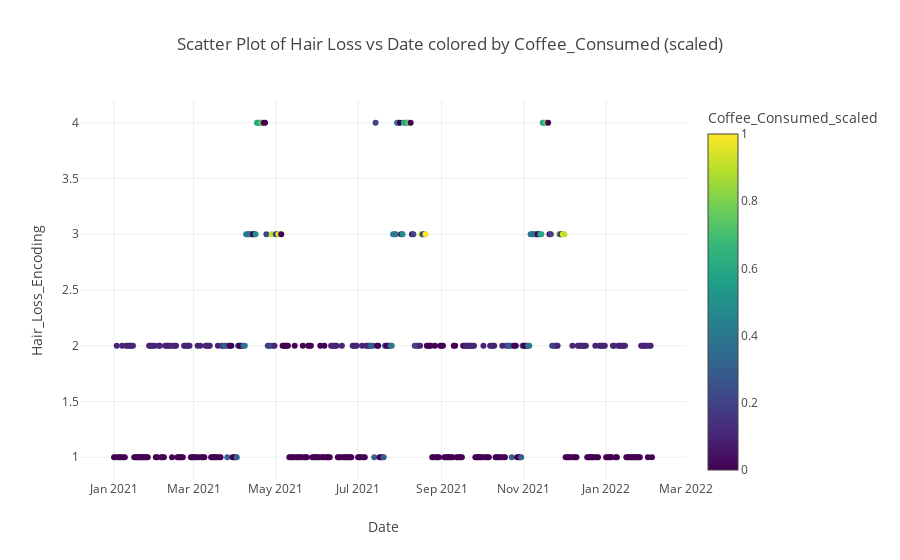
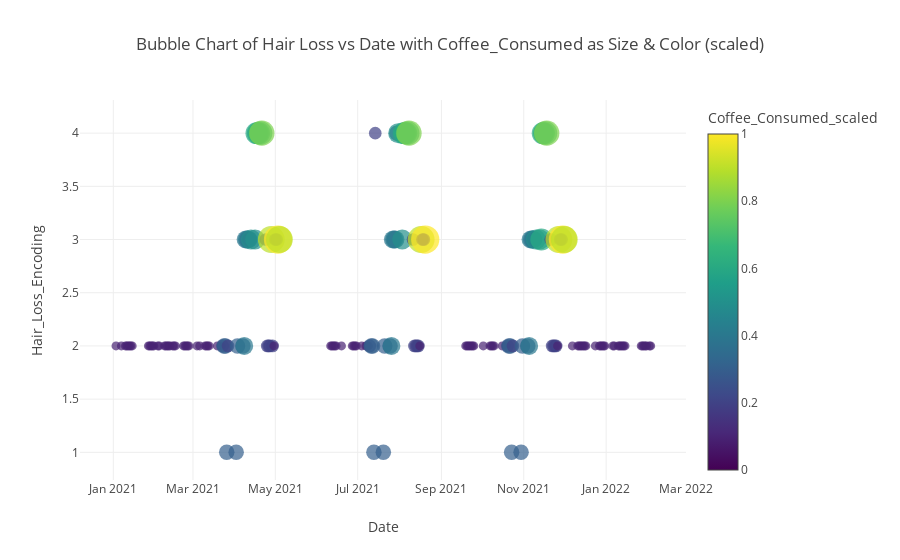
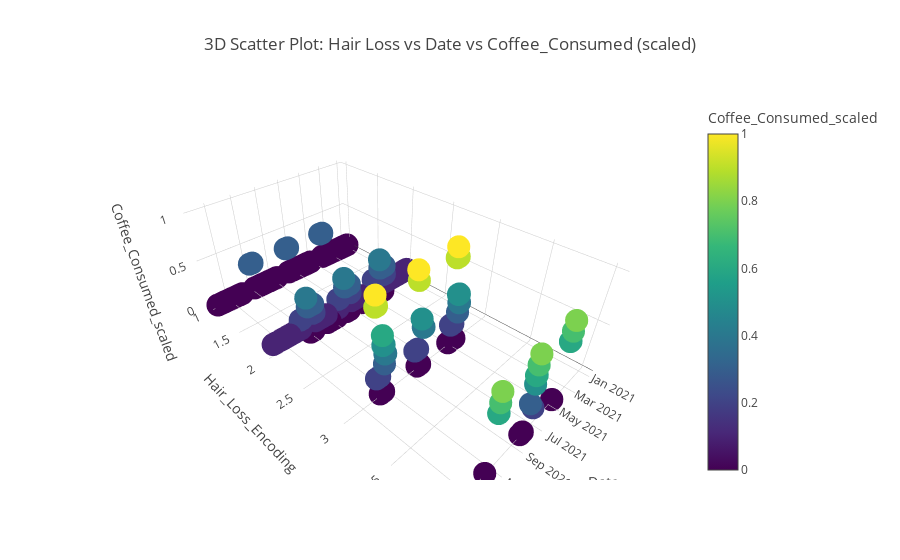

Here is the notebook cell these charts were saved with, in order:
### Code cell
# %%
# Import libraries
import pandas as pd
import numpy as np
import plotly.express as px
from scipy.interpolate import make_interp_spline

# %%
# Prepare dataset
df = luke_hair_data.copy()
df['Date'] = pd.to_datetime(df['Date'], format='%d/%m/%Y')
df = df.sort_values('Date')

# Choose third variable
third_var = 'Coffee_Consumed'  # change to Brain_Working_Duration, Stress_Level_Encoding, etc.

# %%
# --- Automatic Min-Max Scaling ---
scaled_var = third_var + '_scaled'
df[scaled_var] = (df[third_var] - df[third_var].min()) / (df[third_var].max() - df[third_var].min())

# %%
# Option 1: Color-coded scatter plot
fig1 = px.scatter(
    df,
    x='Date',
    y='Hair_Loss_Encoding',
    color=scaled_var,                      # scaled variable for color
    color_continuous_scale='Viridis',      # smooth gradient
    hover_data=['Hair_Loss', 'Brain_Working_Duration', 'Stress_Level'],
    title=f'Scatter Plot of Hair Loss vs Date colored by {third_var} (scaled)'
)
fig1.show()


# %%
# Option 3: Bubble chart (size = scaled third variable)
fig3 = px.scatter(
    df,
    x='Date',
    y='Hair_Loss_Encoding',
    size=scaled_var,                        # size proportional to scaled variable
    color=scaled_var,                       # color gradient
    color_continuous_scale='Viridis',
    hover_data=['Hair_Loss', 'Brain_Working_Duration', 'Stress_Level'],
    title=f'Bubble Chart of Hair Loss vs Date with {third_var} as Size & Color (scaled)'
)
fig3.show()

# %%
# Option 4: 3D scatter plot
fig4 = px.scatter_3d(
    df,
    x='Date',
    y='Hair_Loss_Encoding',
    z=scaled_var,
    color=scaled_var,
    color_continuous_scale='Viridis',
    hover_data=['Hair_Loss', 'Brain_Working_Duration', 'Stress_Level'],
    title=f'3D Scatter Plot: Hair Loss vs Date vs {third_var} (scaled)'
)
fig4.show()

### Figure 1 — Plotly figure (JSON) as saved in the notebook; plotly's stock layout.template omitted (floating-point values rounded to 4 significant figures; data arrays with more than 128 entries replaced by an {"elided": "..."} marker saying what was removed)
{"data": [{"customdata": {"elided": "400x3 mixed values"}, "hovertemplate": "Date=%{x}<br>Hair_Loss_Encoding=%{y}<br>Hair_Loss=%{customdata[0]}<br>Brain_Working_Duration=%{customdata[1]}<br>Stress_Level=%{customdata[2]}<br>Coffee_Consumed_scaled=%{marker.color}<extra></extra>", "legendgroup": "", "marker": {"color": {"elided": "400 float values"}, "coloraxis": "coloraxis", "symbol": "circle"}, "mode": "markers", "name": "", "orientation": "v", "showlegend": false, "type": "scatter", "x": {"elided": "400 str values"}, "xaxis": "x", "y": {"elided": "400 int values"}, "yaxis": "y"}], "layout": {"coloraxis": {"colorbar": {"title": {"text": "Coffee_Consumed_scaled"}}, "colorscale": [[0, "#440154"], [0.1111, "#482878"], [0.2222, "#3e4989"], [0.3333, "#31688e"], [0.4444, "#26828e"], [0.5556, "#1f9e89"], [0.6667, "#35b779"], [0.7778, "#6ece58"], [0.8889, "#b5de2b"], [1, "#fde725"]]}, "legend": {"tracegroupgap": 0}, "title": {"text": "Scatter Plot of Hair Loss vs Date colored by Coffee_Consumed (scaled)"}, "xaxis": {"anchor": "y", "domain": [0, 1], "title": {"text": "Date"}}, "yaxis": {"anchor": "x", "domain": [0, 1], "title": {"text": "Hair_Loss_Encoding"}}}}

### Figure 2 — Plotly figure (JSON) as saved in the notebook; plotly's stock layout.template omitted (floating-point values rounded to 4 significant figures; data arrays with more than 128 entries replaced by an {"elided": "..."} marker saying what was removed)
{"data": [{"customdata": {"elided": "400x3 mixed values"}, "hovertemplate": "Date=%{x}<br>Hair_Loss_Encoding=%{y}<br>Coffee_Consumed_scaled=%{marker.color}<br>Hair_Loss=%{customdata[0]}<br>Brain_Working_Duration=%{customdata[1]}<br>Stress_Level=%{customdata[2]}<extra></extra>", "legendgroup": "", "marker": {"color": {"elided": "400 float values"}, "coloraxis": "coloraxis", "size": {"elided": "400 float values"}, "sizemode": "area", "sizeref": 0.0025, "symbol": "circle"}, "mode": "markers", "name": "", "orientation": "v", "showlegend": false, "type": "scatter", "x": {"elided": "400 str values"}, "xaxis": "x", "y": {"elided": "400 int values"}, "yaxis": "y"}], "layout": {"coloraxis": {"colorbar": {"title": {"text": "Coffee_Consumed_scaled"}}, "colorscale": [[0, "#440154"], [0.1111, "#482878"], [0.2222, "#3e4989"], [0.3333, "#31688e"], [0.4444, "#26828e"], [0.5556, "#1f9e89"], [0.6667, "#35b779"], [0.7778, "#6ece58"], [0.8889, "#b5de2b"], [1, "#fde725"]]}, "legend": {"itemsizing": "constant", "tracegroupgap": 0}, "title": {"text": "Bubble Chart of Hair Loss vs Date with Coffee_Consumed as Size & Color (scaled)"}, "xaxis": {"anchor": "y", "domain": [0, 1], "title": {"text": "Date"}}, "yaxis": {"anchor": "x", "domain": [0, 1], "title": {"text": "Hair_Loss_Encoding"}}}}

### Figure 3 — Plotly figure (JSON) as saved in the notebook; plotly's stock layout.template omitted (floating-point values rounded to 4 significant figures; data arrays with more than 128 entries replaced by an {"elided": "..."} marker saying what was removed)
{"data": [{"customdata": {"elided": "400x3 mixed values"}, "hovertemplate": "Date=%{x}<br>Hair_Loss_Encoding=%{y}<br>Coffee_Consumed_scaled=%{marker.color}<br>Hair_Loss=%{customdata[0]}<br>Brain_Working_Duration=%{customdata[1]}<br>Stress_Level=%{customdata[2]}<extra></extra>", "legendgroup": "", "marker": {"color": {"elided": "400 float values"}, "coloraxis": "coloraxis", "symbol": "circle"}, "mode": "markers", "name": "", "scene": "scene", "showlegend": false, "type": "scatter3d", "x": {"elided": "400 str values"}, "y": {"elided": "400 int values"}, "z": {"elided": "400 float values"}}], "layout": {"coloraxis": {"colorbar": {"title": {"text": "Coffee_Consumed_scaled"}}, "colorscale": [[0, "#440154"], [0.1111, "#482878"], [0.2222, "#3e4989"], [0.3333, "#31688e"], [0.4444, "#26828e"], [0.5556, "#1f9e89"], [0.6667, "#35b779"], [0.7778, "#6ece58"], [0.8889, "#b5de2b"], [1, "#fde725"]]}, "legend": {"tracegroupgap": 0}, "scene": {"domain": {"x": [0, 1], "y": [0, 1]}, "xaxis": {"title": {"text": "Date"}}, "yaxis": {"title": {"text": "Hair_Loss_Encoding"}}, "zaxis": {"title": {"text": "Coffee_Consumed_scaled"}}}, "title": {"text": "3D Scatter Plot: Hair Loss vs Date vs Coffee_Consumed (scaled)"}}}
